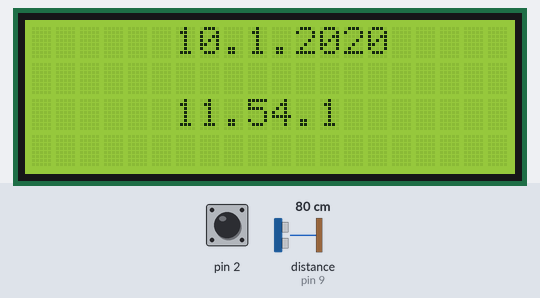
The sketch below on a simulated Arduino Uno, built with avr-gcc and run on an emulated ATmega328P. On the bench: 20×4 character LCD. Wiring (inferred from the names in the program): ultrasonic range finder: trigger pin 10; echo pin 9. The inputs (shaded band) are chosen by the test bench; at power-on: pin 2 HIGH, distance to the obstacle (sensor on pin 9) 80 cm. The echo pulse lasts 58.3 µs per cm; the local clock reads 2024-03-15 10:24:30 at power-on unless the sketch sets it.

Above: at 1.2 s.
1.3 s: pin 2 pulled LOW for 1.25 s
At 2.5 s:
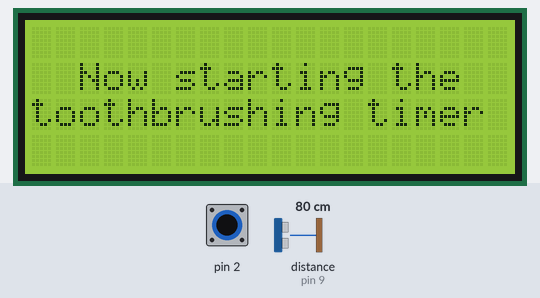
At 6.9 s:
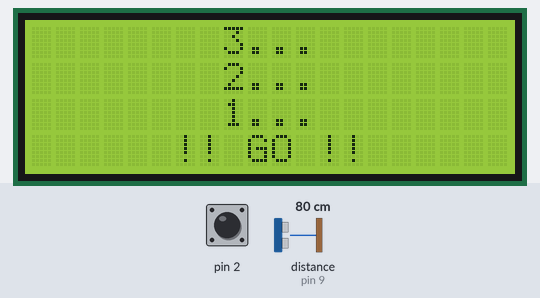
Timing chart, 0 to 8.4 s (numbered marks = the images above; inputs shaded):
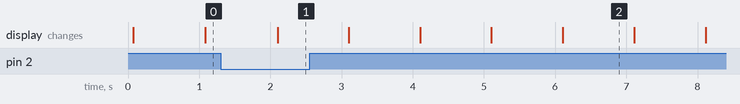

The sketch:

mirror_clock.ino
```cpp
#include <LiquidCrystal.h>
#include <virtuabotixRTC.h>
LiquidCrystal lcd(8, 7, 6, 5, 4, 3);
int clk = 11;
int dat = 12;
int rst = 13;
int trig = 10;
int echo = 9;
virtuabotixRTC myRTC(clk, dat, rst);

void setup() {
  lcd.begin(20, 4);
  pinMode(trig, OUTPUT);
  pinMode(echo, INPUT);
  pinMode(2, INPUT_PULLUP);
  myRTC.setDS1302Time(00, 54, 11, 5, 10, 1, 2020);

}

void loop() {
  int push;
  long duration, cm;
  digitalWrite(trig, LOW);
  delayMicroseconds(2);
  digitalWrite(trig, HIGH);
  delayMicroseconds(10);
  digitalWrite(trig, LOW);
  duration = pulseIn(echo, HIGH);
  cm = microsecondsToCentimeters(duration);

  push = digitalRead(2);

  myRTC.updateTime();
  if(cm < 100 && push == HIGH){
    lcd.clear();
    lcd.setCursor(6, 0);
    lcd.print(myRTC.dayofmonth);
    lcd.print(".");
    lcd.print(myRTC.month);
    lcd.print(".");
    lcd.print(myRTC.year);
    lcd.setCursor(6, 2);
    lcd.print(myRTC.hours);
    lcd.print(".");
    lcd.print(myRTC.minutes);
    lcd.print(".");
    lcd.print(myRTC.seconds);
    delay(1000);
  }
  else if(push == LOW){
    lcd.clear();
    lcd.setCursor(2, 1);
    lcd.print("Now starting the");
    lcd.setCursor(0, 2);
    lcd.print("toothbrushing timer");
    delay(1000);
    lcd.clear();
    lcd.setCursor(8, 0);
    lcd.print("3...");
    delay(1000);
    lcd.setCursor(8, 1);
    lcd.print("2...");
    delay(1000);
    lcd.setCursor(8, 2);
    lcd.print("1...");
    delay(1000);
    lcd.setCursor(6, 3);
    lcd.print("!! GO !!");
    delay(1000);
    lcd.clear();
    countdown(3, 0, 8, 1);

  }
  else{
    lcd.clear();
    delay(1000);
  }
}

long microsecondsToCentimeters(long microseconds){
  return microseconds / 29 / 2;
}

void countdown(int m, int s, int x, int y){
  while (1){
      if (s < 0){
        s = 59;
        m -= 1;
      }
      else if(m < 0){
        lcd.setCursor(5, y);
        lcd.print("Time's up!");
        delay(1000);
        break;
      }
      else{
        lcd.setCursor(x, y);
        lcd.print(m);
        lcd.print(".");
        lcd.print(s);
        delay(1000);
        lcd.clear();
        s -= 1;
      }
  }
}
```

Measured:
- after the input at 1.3 s, the display: changes after 0.80 s (image 1)
- what the display in image 2 shows lasts 1.0 s, from 6.1 s to 7.1 s
